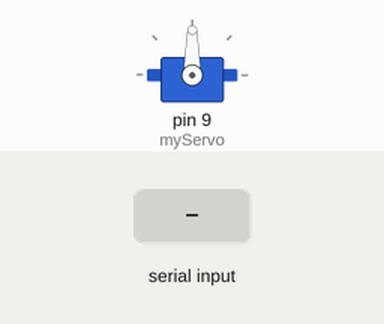
A sketch run on a simulated Arduino Uno, built with avr-gcc and run on an emulated ATmega328P. Shown: servo. Inputs (shaded band) come from the test bench.

Above: at 1.2 s.
1.3 s: "R" received over Serial
Timing chart, 0 to 4.3 s (numbered marks = the images above; inputs shaded):
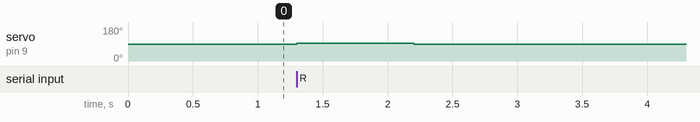

Measured:
- after the input at 1.3 s, servo on pin 9 (myServo): 90° → 94° at once, → 90° 0.90 s later

The sketch:

CODE_FOR_MOTOR.ino
```cpp
#include <Servo.h>

Servo myServo;

void setup() {
  Serial.begin(9600);
  myServo.attach(9);
}

// when less then 92 it goes counter clockwise

void loop() {
  myServo.write(90);
  if (Serial.available() > 0) {
    char input = Serial.read();

    if (input == 'R') {
      myServo.write(94);
      delay(900);
      myServo.write(90);
      delay(900);
      myServo.write(92);
    }
    else if (input == 'T') {
      myServo.write(90);
      delay(900);
      myServo.write(94);
      delay(900);
      myServo.write(90);
    }
    else if (input == 'U') {
      myServo.write(92);  // STOEEEEEEEEFC
    }
  }
}
```
